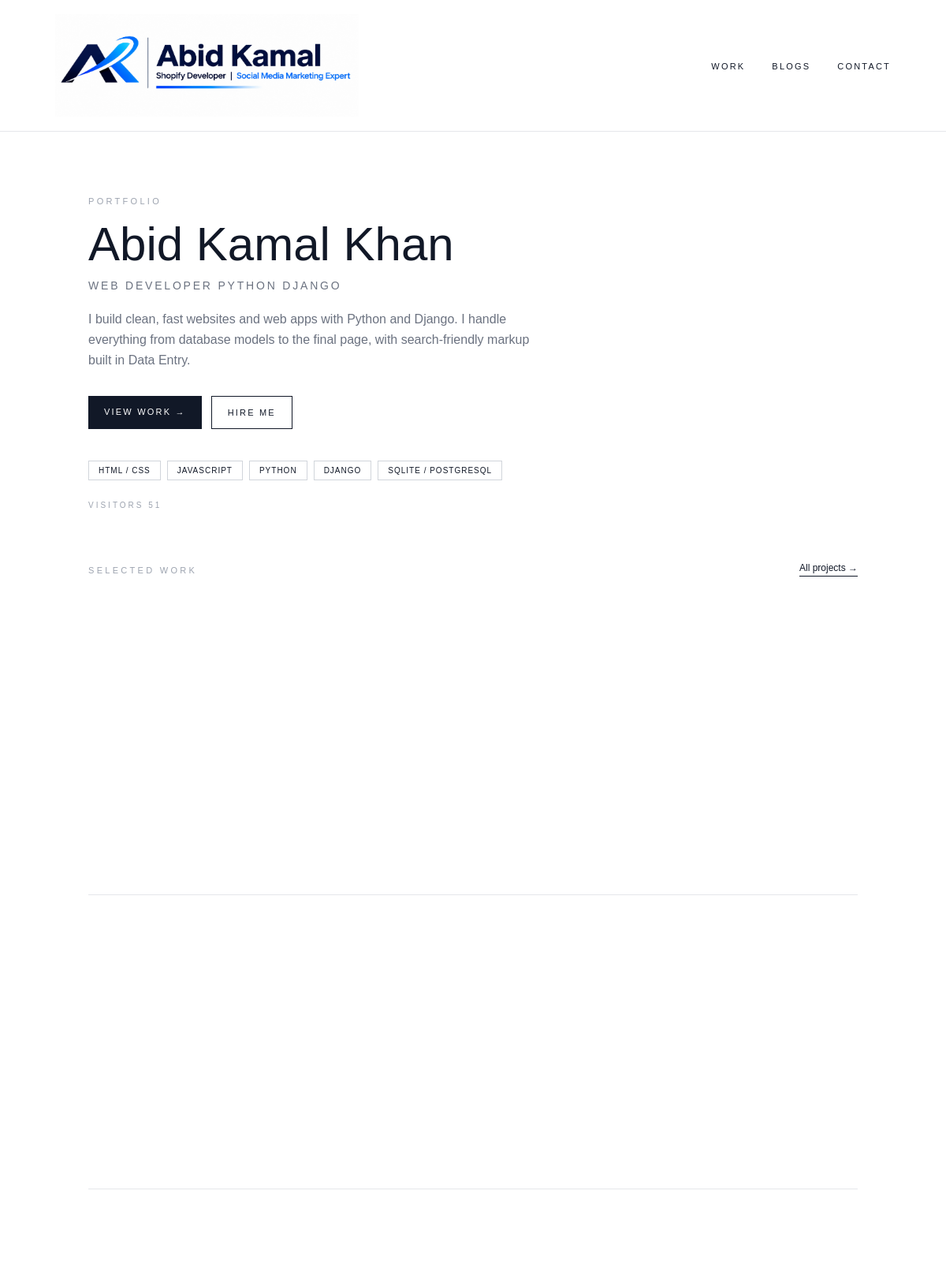
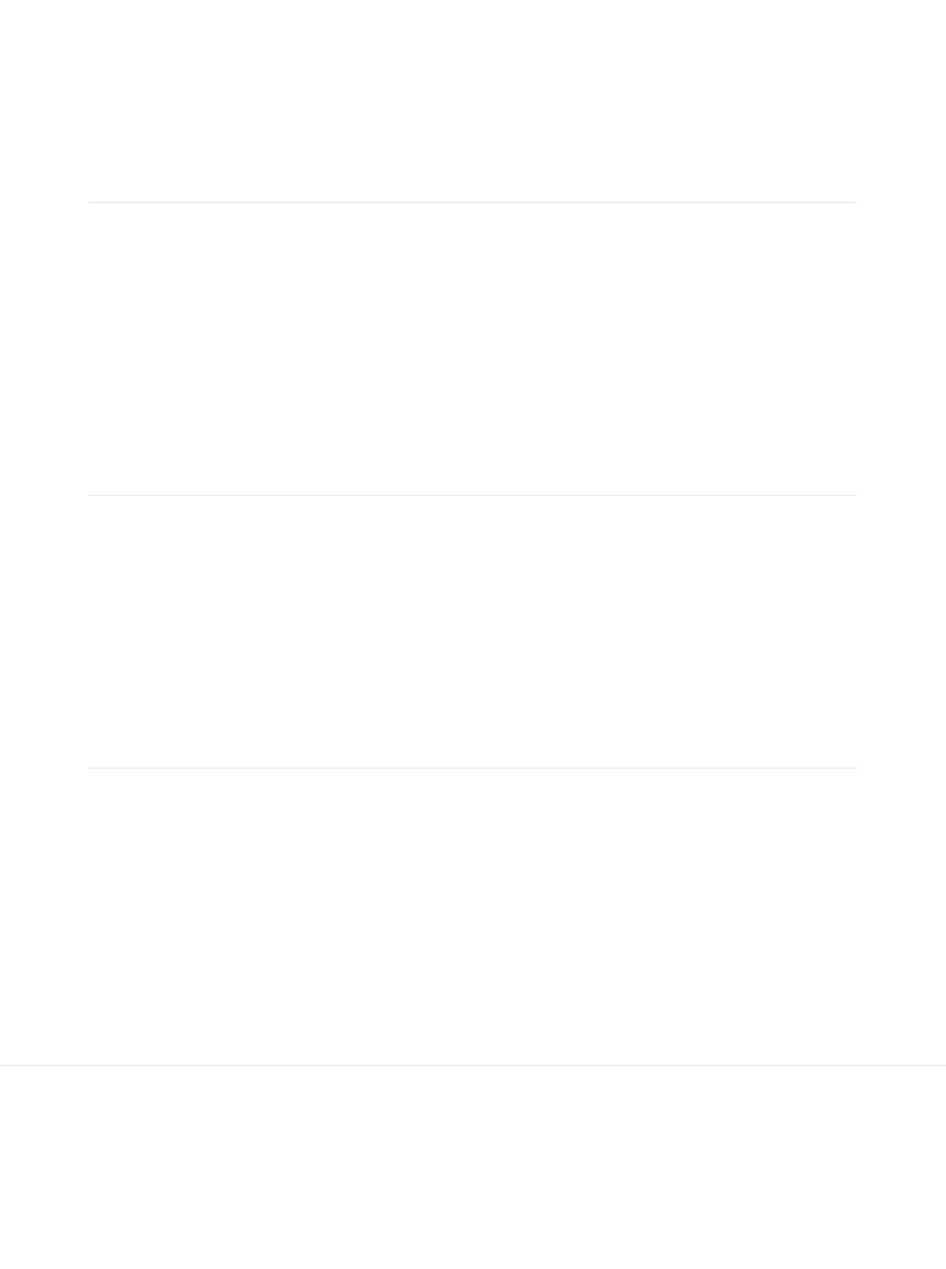
The page / on the database its author committed (2 pictures, top to bottom).
### core/models.py (models this page shows, shortened)
class HeaderNav(models.Model):
    title = models.CharField(max_length=50)
    url = models.CharField(max_length=200)
    order = models.IntegerField(default=0)
    is_active = models.BooleanField(default=True)
    class Meta:
        ordering = ['order']

class Profile(models.Model):
    name = models.CharField(max_length=100)
    role = models.CharField(max_length=150, default="Python & Django Web Developer")
    location = models.CharField(max_length=100, default="Lahore, Pakistan")
    email = models.EmailField()
    whatsapp = models.CharField(
        max_length=30,
        blank=True,
        help_text="Shown in the footer with a WhatsApp link, e.g. +92 308 5198908",
    )
    bio = models.TextField(help_text="2-3 short paragraphs. Plain text.")
    avatar = models.ImageField(upload_to='profile/', blank=True, null=True)
    github = models.URLField(blank=True)
    linkedin = models.URLField(blank=True)
    facebook = models.URLField(blank=True)
    youtube = models.URLField(blank=True)
    instagram = models.URLField(blank=True)
    pinterest = models.URLField(blank=True)
    twitter = models.URLField(blank=True)
    is_active = models.BooleanField(default=True)
    class Meta:
        verbose_name = "Profile"
        verbose_name_plural = "Profile"
    @property
    def whatsapp_link(self):
        number = ''.join(ch for ch in self.whatsapp if ch.isdigit())
        return f"https://wa.me/{number}" if number else ''
    @property
    def social_urls(self):
        return [u for u in (self.github, self.linkedin, self.facebook, self.youtube, self.instagram, self.pinterest, self.twitter) if u]

class Skill(models.Model):
    name = models.CharField(max_length=50)
    order = models.IntegerField(default=0)
    class Meta:
        ordering = ['order', 'id']

### core/views.py (the view)
# urls.py: path('', views.home, name='home'),
def home(request):
    return render(request, 'core/home.html', {
        'projects': Project.objects.filter(is_featured=True),
        'skills': Skill.objects.all(),
    })

### core/context_processors.py (called while the page is built)
def profile(request):
    try:
        prof = Profile.objects.filter(is_active=True).last()
    except (OperationalError, ProgrammingError):
        prof = None
    return {
        'profile': prof,
        'nav_name': prof.name.upper() if prof else 'PORTFOLIO',
    }

def hit_count(request):
    try:
        total = HitCount.objects.filter(path='total').values_list('count', flat=True).first() or 0
    except (OperationalError, ProgrammingError):
        total = 0
    return {'hit_count': total}

def header_navs(request):
    navs = HeaderNav.objects.filter(is_active=True).order_by('order')
    return {'header_navs': navs}

### core/models.py (called while the page is built)
    def get_absolute_url(self):
        return reverse('project_detail', kwargs={'slug': self.slug})

    @property
    def cover_card_url(self):
        if not self.cover:
            return ''
        rel = f"projects/opt/{Path(self.cover.name).stem}.webp"
        if (settings.MEDIA_ROOT / rel).exists():
            return f"{settings.MEDIA_URL}{rel}"
        return self.cover.url

### core/templates/core/home.html (shortened to what this page needs)
{% extends "core/base.html" %}
{% block content %}
<section aria-labelledby="hero-title" class="max-w-5xl mx-auto px-4 sm:px-6 pt-12 sm:pt-20 pb-14 sm:pb-16">
  <p class="text-[11px] tracking-[0.3em] text-gray-400" data-reveal="left">PORTFOLIO</p>
  <h1 id="hero-title" class="mt-4 text-4xl sm:text-5xl md:text-6xl font-light leading-tight break-words"
    data-reveal="left" style="--d: 80ms">
    {{ profile.name|default:"Your Name" }}
  </h1>
  <p class="mt-3 text-[11px] sm:text-sm tracking-[0.15em] sm:tracking-[0.2em] text-gray-500 break-words"
    data-reveal="left" style="--d: 140ms">
    {{ profile.role|default:"PYTHON & DJANGO WEB DEVELOPER"|upper }}
  </p>
  {% if profile %}
  <div class="mt-5 max-w-xl text-gray-500 leading-relaxed space-y-3" data-reveal="left" style="--d: 200ms">
    {{ profile.bio|linebreaks }}
  </div>
  {% endif %}
  <div class="mt-8 flex flex-col sm:flex-row sm:flex-wrap gap-3 text-[11px] tracking-[0.2em]" data-reveal="left"
    style="--d: 280ms">
    <a href="{% url 'work' %}" class="bg-gray-900 text-white px-5 py-4 sm:py-3 text-center arrow-move">VIEW WORK
      <span>→</span></a>
    <a href="{% url 'contact' %}" class="border border-gray-900 px-5 py-4 sm:py-3 text-center btn-fill">HIRE ME</a>
  </div>
  {% if skills %}
  <ul class="mt-10 flex flex-wrap gap-2 text-[10px] tracking-widest" aria-label="Skills" data-reveal="left"
    style="--d: 360ms">
    {% for s in skills %}
    <li>
      <a href="{% url 'work' %}?skill={{ s.name|urlencode }}"
        class="skill-tag border border-gray-300 px-3 py-1 inline-block">{{ s.name|upper }}</a>
    </li>
    {% endfor %}
  </ul>
  {% endif %}
  <p class="mt-6 text-[10px] tracking-[0.3em] text-gray-400" data-reveal="left" style="--d: 420ms">
    VISITORS {{ hit_count }}
  </p>
</section>
<section aria-labelledby="work-title" class="max-w-5xl mx-auto px-4 sm:px-6 pb-20 sm:pb-24">
  <div class="flex items-end justify-between gap-4 mb-8" data-reveal>
    <h2 id="work-title" class="text-[11px] tracking-[0.3em] text-gray-400">SELECTED WORK</h2>
    <a href="{% url 'work' %}" class="text-xs border-b border-gray-900 pb-0.5 arrow-move whitespace-nowrap shrink-0">All
      projects
      <span>→</span></a>
  </div>
  <div class="divide-y divide-gray-200">
    {% for project in projects %}
    {% include "core/_project_row.html" %}
    {% empty %}
    <div class="border border-dashed border-gray-300 py-20 text-center">
      <p class="text-sm text-gray-400">No projects yet.</p>
      <a href="/admin/core/project/add/" class="mt-3 inline-block text-xs underline">Add your first project →</a>
    </div>
    {% endfor %}
  </div>
</section>
{% endblock %}

### core/templates/core/base.html (shortened to what this page needs)
{% load static %}
<!DOCTYPE html>
<html lang="en">
<head>
  <script src="https://cdn.tailwindcss.com"></script>
  <link rel="stylesheet" href="{% static 'css/navbar.css' %}">
</head>
<body class="bg-white text-gray-900 page-enter">
  <header class="border-b border-gray-200">
    <a class="logo" href="{% url 'home' %}" aria-label="{{ profile.name|default:'Abid Kamal' }} — home">
      <img src="{% static 'img/abid-kamal-logo.jpg' %}" alt="{{ profile.name|default:'Abid Kamal' }} — Shopify Developer and Social Media Marketing Expert" width="2158" height="729">
    </a>
    <nav id="primary-nav" class="primary-nav">
      <ul>
        {% for nav in header_navs %}
        <li><a href="{{ nav.url }}">{{ nav.title }}</a></li>
        {% endfor %}
      </ul>
    </nav>
  </header>
  <main>
    {% block content %}{% endblock %}
  </main>
  <footer class="border-t border-gray-200">
  </footer>
</body>
</html>

### core/templates/core/_project_row.html (shortened to what this page needs)
<article class="group grid gap-6 sm:gap-8 md:grid-cols-5 md:items-center py-10 sm:py-14">
</article>

### core/static/css/navbar.css (style rules this page uses)
body > header { position:sticky;top:0;z-index:50;width:100%;display:flex;align-items:center;justify-content:space-between;gap:16px;padding:16px calc(2.5% + 20px);background:#fff }
.logo { display:inline-block;width:100%;max-width:480px;min-width:0;text-decoration:none;color:#111827 }
.logo img { display:block;width:100%;height:130px;object-fit:contain;object-position:left center }
.primary-nav ul { display:flex;flex-wrap:wrap;align-items:center;gap:30px;margin:0;padding:0;list-style:none }
.primary-nav a { font-size:11px;letter-spacing:.2em;text-transform:uppercase;text-decoration:none;color:#111827;padding-bottom:2px;border-bottom:1px solid transparent;transition:border-color .3s ease,color .3s ease }
@media (min-width:640px) { body > header { padding:18px calc(2.5% + 40px) } }
@media (min-width:640px) { .primary-nav ul { gap:34px } }

### core/templates/core/base.html (style rules this page uses)
body { font-family: Helvetica, Arial, sans-serif; }
@media (prefers-reduced-motion: no-preference) { html { scroll-behavior: smooth; } }
@media (prefers-reduced-motion: no-preference) { .page-enter { animation: pageIn .5s ease both; } }
@media (prefers-reduced-motion: no-preference) { html.js [data-reveal] { opacity: 0; transform: translateY(26px); transition: opacity .8s cubic-bezier(.2, .6, .2, 1), transform .8s cubic-bezier(.2, .6, .2, 1); transition-delay: var(--d, 0ms); } }
@media (prefers-reduced-motion: no-preference) { html.js [data-reveal].is-visible { opacity: 1; transform: none; } }
@media (prefers-reduced-motion: no-preference) { .skill-tag { transition: background-color .3s ease, color .3s ease, border-color .3s ease, transform .3s ease; } }
@media (prefers-reduced-motion: no-preference) { .arrow-move span { display: inline-block; transition: transform .3s ease; } }
@media (prefers-reduced-motion: no-preference) { .btn-fill { position: relative; overflow: hidden; z-index: 0; transition: color .35s ease; } }
@media (prefers-reduced-motion: no-preference) { .btn-fill::before { content: ""; position: absolute; inset: 0; z-index: -1; background: #111827; transform: scaleX(0); transform-origin: left; transition: transform .4s cubic-bezier(.2, .6, .2, 1); } }

### rows shown on the page
HeaderNav: title "WORK"
HeaderNav: title "BLOGS"
HeaderNav: title "CONTACT"
Profile: name "Abid Kamal Khan", role "WEB DEVELOPER PYTHON DJANGO", bio "I build clean, fast websites and web apps with Python and Django. I handle everything from database models to the final page, with search-friendly markup built in Data Entry."
Skill: name "HTML / CSS"
Skill: name "JAVASCRIPT"
Skill: name "PYTHON"
Skill: name "DJANGO"
Skill: name "SQLITE / POSTGRESQL"

### other values the page prints
{{ hit_count }} "51"
